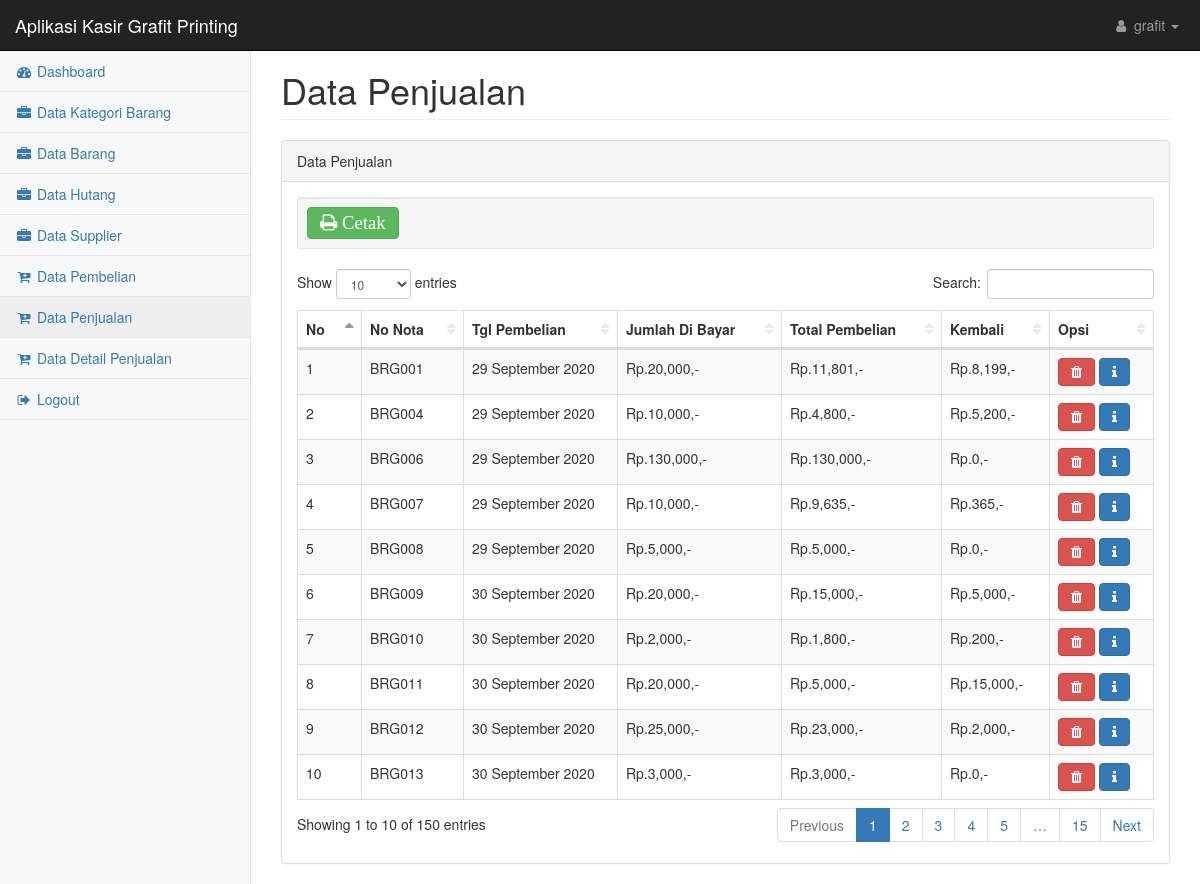
The page /pages/data_penjualan.php (signed in) on the database its author committed.
### tables this page shows
CREATE TABLE `tbl_penjualan` (
  `no_nota` varchar(10) NOT NULL,
  `tgl` date NOT NULL,
  `jumlah` int(11) NOT NULL,
  `dibayar` int(11) NOT NULL,
  `kembali` int(11) NOT NULL
);

### pages/data_penjualan.php (the view, shortened to what this page needs)
<?php
include'../config/koneksi.php';
function tgl_indo($tanggal){
    $bulan = array (
        1 => 'Januari',
        'Februari',
        'Maret',
        'April',
        'Mei',
        'Juni',
        'Juli',
        'Agustus',
        'September',
        'Oktober',
        'November',
        'Desember'
    );
    $pecahkan = explode('-', $tanggal);
    return $pecahkan[2] . ' ' . $bulan[ (int)$pecahkan[1] ] . ' ' . $pecahkan[0];
}
?>
<!DOCTYPE html>
<html lang="en">
<head>
    <link rel="stylesheet" href="plugin/jquery-ui/jquery-ui.min.css" />
    <link href="../css/bootstrap.min.css" rel="stylesheet">
    <link href="../css/metisMenu.min.css" rel="stylesheet">
    <link href="../css/dataTables/dataTables.bootstrap.css" rel="stylesheet">
    <link href="../css/dataTables/dataTables.responsive.css" rel="stylesheet">
    <link href="../css/startmin.css" rel="stylesheet">
    <link href="../css/font-awesome.min.css" rel="stylesheet" type="text/css">
</head>
<body>
    <div id="wrapper">
        <nav class="navbar navbar-inverse navbar-fixed-top" role="navigation">
            <div class="navbar-header">
            <a class="navbar-brand" style="color:white;"    href="#">Aplikasi Kasir Grafit Printing</a>
            </div>
            <?php
            include'header.php';
            ?>
            <div class="navbar-default sidebar" role="navigation">
                <div class="sidebar-nav navbar-collapse">
                    <?php
                    include'menu.php';
                    ?>
                </div>
            </div>
        </nav>
        <div id="page-wrapper">
            <div class="container-fluid">
                <div class="row">
                    <div class="col-lg-12">
                        <h1 class="page-header">Data Penjualan</h1>
                    </div>
                </div>
                <div class="row">
                    <div class="col-lg-12">
                        <div class="panel panel-default">
                            <div class="panel-heading">
                                Data Penjualan
                            </div>
                            <div class="panel-body">
                                <div class="table-responsive">
                                <div class="well well-sm">
                                        <button  style="font-size: 14pt;" type="button" class=" fa fa-print btn btn-success" data-toggle="modal" data-target="#myModal">
                                        Cetak
                                        </button>
                                    </div>
                                    </div>
                                    <table class="table table-striped table-bordered table-hover" id="dataTables-example">
                                        <thead>
                                            <tr>
                                                <th>No</th>
                                                <th>No Nota</th>
                                                <th>Tgl Pembelian</th>
                                                <th>Jumlah Di Bayar</th>
                                                <th>Total Pembelian</th>
                                                <th>Kembali</th>
                                                <th>Opsi</th>
                                            </tr>
                                        </thead>
                                        <?php
                                        $no = 1;
                                        $data_penjualan = mysqli_query($koneksi," SELECT * FROM tbl_penjualan ");
                                        while ($tampil = mysqli_fetch_array($data_penjualan)) {
                                           ?>
                                           <tr class="odd gradeX">
                                            <td><?php echo $no++; ?></td>
                                            <td><?php echo $tampil['no_nota']; ?></td>
                                            <td><?php echo tgl_indo($tampil['tgl']); ?></td>
                                               <td class="center"><?php echo"Rp.".number_format($tampil['jumlah']).",-"; ?></td>
                                            <td class="center"><?php echo"Rp.".number_format($tampil['dibayar']).",-"; ?></td>
                                            <td class="center"><?php echo"Rp.".number_format($tampil['kembali']).",-"; ?></td>
                                            <td class="center"><a onclick="return confirm('Yakin ingin menghapus data ini')" href="hapus_penjualan.php?no_nota=<?php echo $tampil['no_nota']; ?>" class="fa fa-trash btn btn-danger"></a>
                                            <a class="fa fa-info btn btn-primary" href="detail_penjualan.php?no_nota=<?php echo $tampil['no_nota']; ?>" data-toggle="tooltip" data-placement="top" target="_blank" title="Detail Penjualan"></a></td>
                                        </tr>
                                    <?php } ?>
                                </table>
                            </div>
                        </div>
                    </div>
                </div>
            </div>
        </div>
    </div>
    </body>
    </html>

### css/startmin.css (style rules this page uses)
body { background-color: #f8f8f8; }
#wrapper { width: 100%; }
#page-wrapper { padding-top: 30px; min-height: 568px; background-color: #fff; }
@media (min-width:768px) { #page-wrapper { position: inherit; margin-left: 250px; padding: 30px 15px 0 15px; border-left: 1px solid #e7e7e7; } }
.navbar-header { float: left; }
.sidebar .sidebar-nav.navbar-collapse { padding-right: 0; padding-left: 0; }
@media (min-width:768px) { .sidebar { z-index: 1; position: absolute; width: 250px; margin-top: 51px; } }
table.dataTable thead .sorting, table.dataTable thead .sorting_asc, table.dataTable thead .sorting_desc, table.dataTable thead .sorting_asc_disabled, table.dataTable thead .sorting_desc_disabled { background: 0 0; }
table.dataTable thead .sorting_asc:after { content: "\f0de"; float: right; font-family: fontawesome; }
table.dataTable thead .sorting:after { content: "\f0dc"; float: right; font-family: fontawesome; color: rgba(50,50,50,.5); }

### rows shown on the page
tbl_penjualan: no_nota "BRG001", tgl "29 September 2020", jumlah "20,000", dibayar "11,801", kembali "8,199"
tbl_penjualan: no_nota "BRG004", tgl "29 September 2020", jumlah "10,000", dibayar "4,800", kembali "5,200"
tbl_penjualan: no_nota "BRG006", tgl "29 September 2020", jumlah "130,000", dibayar "130,000", kembali "0"
tbl_penjualan: no_nota "BRG007", tgl "29 September 2020", jumlah "10,000", dibayar "9,635", kembali "365"
tbl_penjualan: no_nota "BRG008", tgl "29 September 2020", jumlah "5,000", dibayar "5,000", kembali "0"
tbl_penjualan: no_nota "BRG009", tgl "30 September 2020", jumlah "20,000", dibayar "15,000", kembali "5,000"
tbl_penjualan: no_nota "BRG010", tgl "30 September 2020", jumlah "2,000", dibayar "1,800", kembali "200"
tbl_penjualan: no_nota "BRG011", tgl "30 September 2020", jumlah "20,000", dibayar "5,000", kembali "15,000"
tbl_penjualan: no_nota "BRG012", tgl "30 September 2020", jumlah "25,000", dibayar "23,000", kembali "2,000"
tbl_penjualan: no_nota "BRG013", tgl "30 September 2020", jumlah "3,000", dibayar "3,000", kembali "0"

### other values the page prints
$_SESSION['username'] "grafit"
